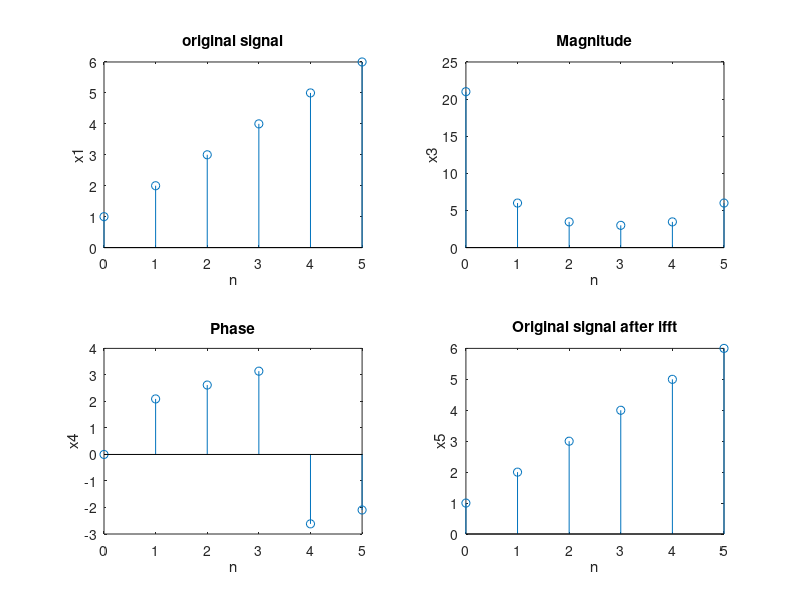

Reproduce this figure in MATLAB.
%idft of the sequence
clear all;
close all;
clc;
n=0:1:5;
x1=[1 2 3 4 5 6 ]
x2=fft(x1);
x3=abs(x2);
x4=angle(x2);
x5=ifft(x2);
subplot(2,2,1);
stem(n,x1);
xlabel('n');
ylabel('x1');
title('original signal');
subplot(2,2,2);
stem(n,x3);
xlabel('n');
ylabel('x3');
title('Magnitude');
subplot(2,2,3);
stem(n,x4);
xlabel('n');
ylabel('x4');
title('Phase');
subplot(2,2,4);
stem(n,x5);
xlabel('n');
ylabel('x5');
title('Original signal after ifft');

